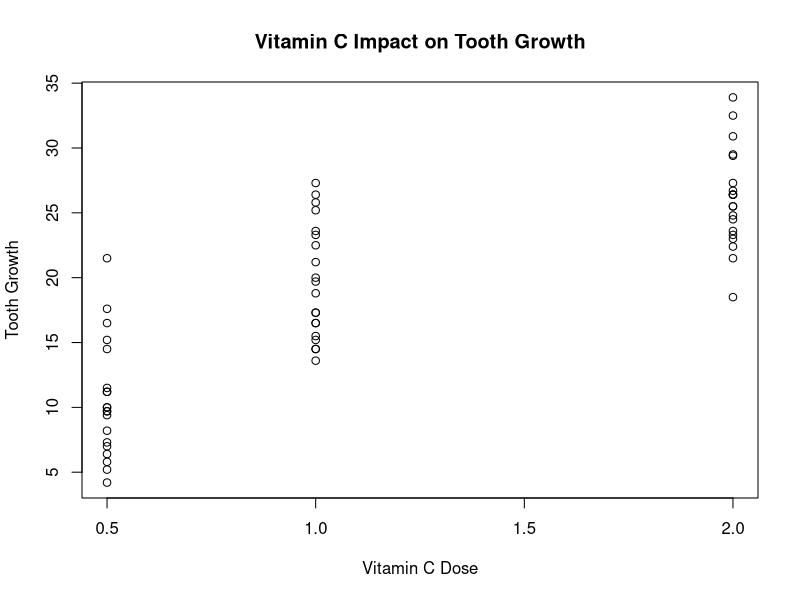
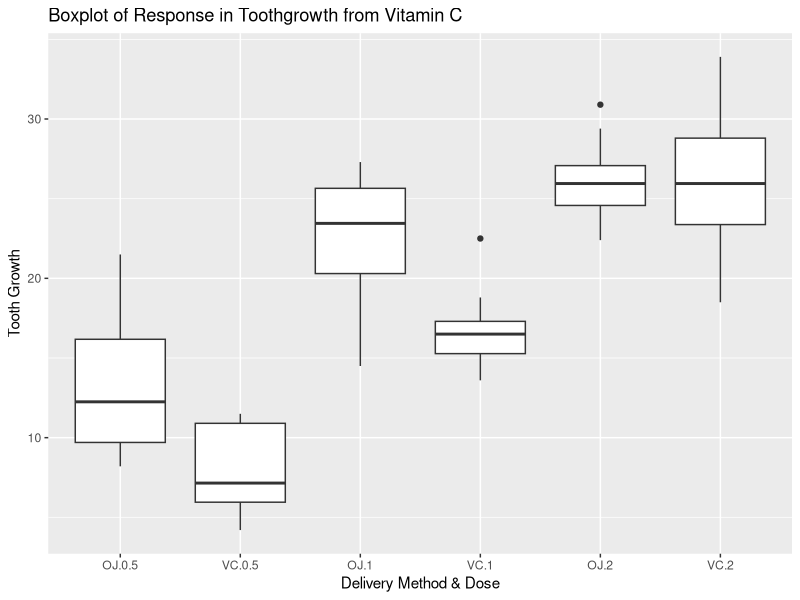
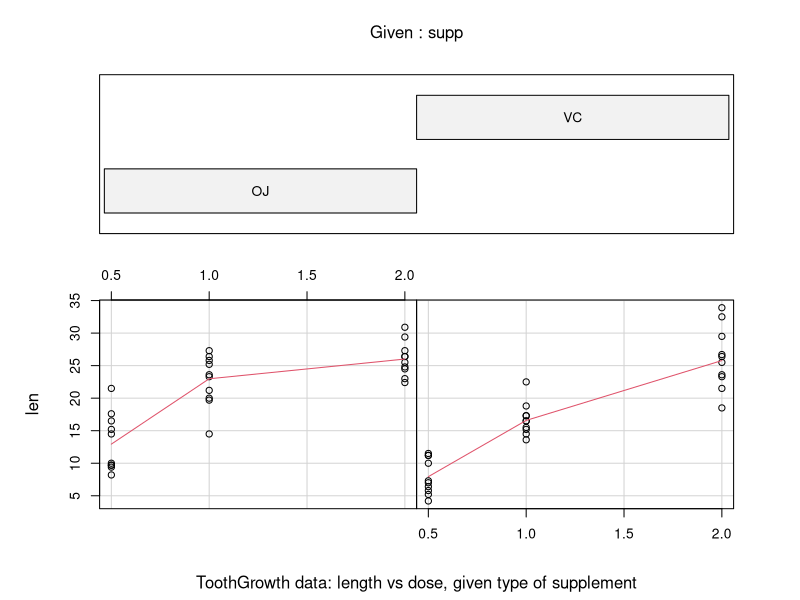

These charts were generated, in order, by the following R code:
## ---- chunk 1
data(ToothGrowth)
summary(ToothGrowth)
str(ToothGrowth)
## ---- chunk 2
library(ggplot2)

## ---- chunk 3
plot(x=ToothGrowth$dose,y=ToothGrowth$len,xlab="Vitamin C Dose",
     ylab="Tooth Growth",
     main="Vitamin C Impact on Tooth Growth")
## ---- chunk 4
gp <- ggplot(ToothGrowth, aes(x=interaction(supp, dose), y=len)) + geom_boxplot()
## ---- chunk 5
gp <- gp + xlab("Delivery Method & Dose")
gp <- gp + ylab("Tooth Growth")
gp <- gp + ggtitle("Boxplot of Response in Toothgrowth from Vitamin C")
gp
## ---- chunk 6
coplot(len ~ dose | supp, data = ToothGrowth, panel = panel.smooth,
       xlab = "ToothGrowth data: length vs dose, given type of supplement")
## ---- chunk 7
a <- 0.05
m1 <- ToothGrowth[ToothGrowth$dose==0.5,"len"]
m2 <- ToothGrowth[ToothGrowth$dose==1.0,"len"]
t1 <- t.test(m2,m1,paired = FALSE,var.equal = FALSE)
t1
## ---- chunk 8
m3 <- ToothGrowth[ToothGrowth$dose==2.0,"len"]
t1 <- t.test(m3,m2,paired = FALSE,var.equal = FALSE)
t1
## ---- chunk 9
a  <- 0.05
m1 <- ToothGrowth[ToothGrowth$dose==0.5 & ToothGrowth$supp=="VC","len"]
m2 <- ToothGrowth[ToothGrowth$dose==0.5 & ToothGrowth$supp=="OJ","len"]
t1 <- t.test(m2,m1,paired = FALSE,var.equal = FALSE,conf.level=(1-a/2))
t1
## ---- chunk 10
a  <- 0.05
m1 <- ToothGrowth[ToothGrowth$dose==1.0 & ToothGrowth$supp=="VC","len"]
m2 <- ToothGrowth[ToothGrowth$dose==1.0 & ToothGrowth$supp=="OJ","len"]
t1 <- t.test(m2,m1,paired = FALSE,var.equal = FALSE,conf.level=(1-a/2))
t1
## ---- chunk 11
a  <- 0.05
m1 <- ToothGrowth[ToothGrowth$dose==2.0 & ToothGrowth$supp=="VC","len"]
m2 <- ToothGrowth[ToothGrowth$dose==2.0 & ToothGrowth$supp=="OJ","len"]
t1 <- t.test(m2,m1,paired = FALSE,var.equal = FALSE,conf.level=(1-a/2))
t1
